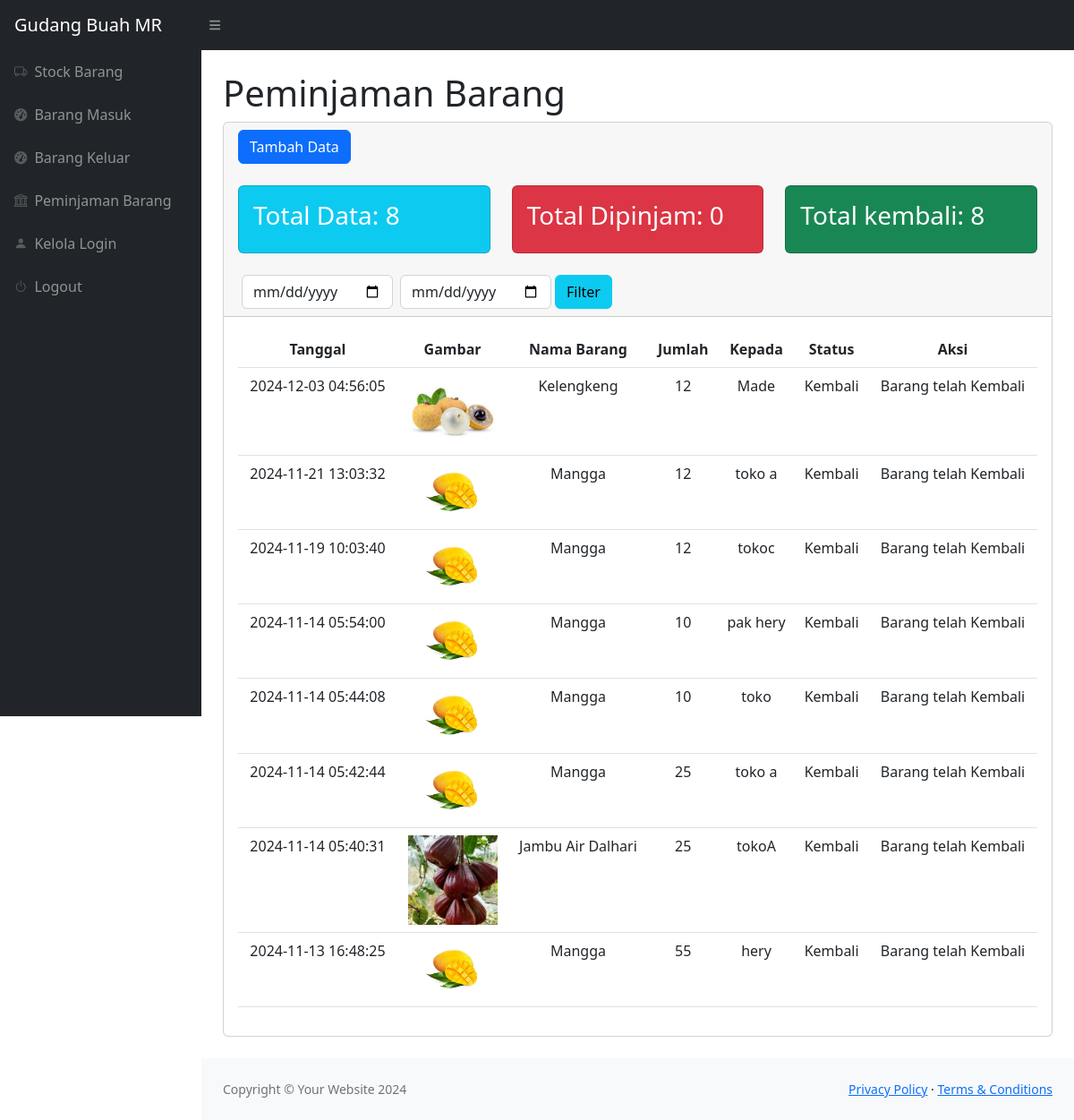
Screenshot of /peminjaman.php (signed in) with the database file from the repository.
### tables this page shows
CREATE TABLE `peminjaman` (
  `idpeminjaman` int(11) NOT NULL,
  `idbarang` int(11) NOT NULL,
  `tanggalpinjam` timestamp NOT NULL DEFAULT current_timestamp(),
  `qty` int(11) NOT NULL,
  `peminjam` varchar(100) NOT NULL,
  `status` varchar(20) NOT NULL DEFAULT 'Dipinjam'
);

CREATE TABLE `stock` (
  `idbarang` int(11) NOT NULL,
  `namabarang` varchar(255) NOT NULL,
  `deskripsi` varchar(255) NOT NULL,
  `stock` int(11) NOT NULL,
  `image` varchar(255) DEFAULT NULL
);

### peminjaman.php (the view, shortened to what this page needs)
<?php
require 'function.php';
$get1 = mysqli_query($conn,"select * from peminjaman");
$count1 = mysqli_num_rows($get1);
$get2 = mysqli_query($conn,"select * from peminjaman where status='Dipinjam'");
$count2 = mysqli_num_rows($get2);
$get3 = mysqli_query($conn,"select * from peminjaman where status='Kembali'");
$count3 = mysqli_num_rows($get3);
?>
<!DOCTYPE html>
<html lang="en">
    <head>
        <link rel="stylesheet" href="https://cdn.datatables.net/2.1.8/css/dataTables.dataTables.css" />
        <link rel="stylesheet" href="https://cdn.jsdelivr.net/npm/bootstrap-icons@1.11.3/font/bootstrap-icons.min.css">
        <link href="css/styles.css" rel="stylesheet" />
    </head>
    <body class="sb-nav-fixed">
        <nav class="sb-topnav navbar navbar-expand navbar-dark bg-dark">
            <a class="navbar-brand ps-3" href="index.php">Gudang Buah MR</a>
            <button class="btn btn-link btn-sm order-1 order-lg-0 me-4 me-lg-0" id="sidebarToggle" href="#!"><i class="fas fa-bars"></i></button>
        </nav>
        <div id="layoutSidenav">
            <div id="layoutSidenav_nav">
                <nav class="sb-sidenav accordion sb-sidenav-dark" id="sidenavAccordion">
                    <div class="sb-sidenav-menu">
                        <div class="nav">
                             <a class="nav-link" href="index.php">
                                <div class="sb-nav-link-icon"><i class="bi bi-truck"></i></div>
                                Stock Barang
                            </a>
                            <a class="nav-link" href="masuk.php">
                                <div class="sb-nav-link-icon"><i class="fas fa-tachometer-alt"></i></div>
                                Barang Masuk
                            </a>
                            <a class="nav-link" href="keluar.php">
                                <div class="sb-nav-link-icon"><i class="fas fa-tachometer-alt"></i></div>
                                Barang Keluar
                            </a>
                            <a class="nav-link" href="peminjaman.php">
                                <div class="sb-nav-link-icon"><i class="bi bi-bank"></i></div>
                                Peminjaman Barang
                            </a>
                            <a class="nav-link" href="admin.php">
                                <div class="sb-nav-link-icon"><i class="bi bi-person-fill"></i></div>
                                Kelola Login
                            </a>
                            <a class="nav-link" href="logout.php">
                                <div class="sb-nav-link-icon"><i class="bi bi-power"></i></div>
                                Logout
                            </a>
                        </div>
                    </div>
                </nav>
            </div>
            <div id="layoutSidenav_content">
                <main>
                    <div class="container-fluid px-4">
                        <h1 class="mt-4">Peminjaman Barang</h1>
                        <div class="card mb-4">
                        <div class="card-header">
                            <button type="button" class="btn btn-primary" data-bs-toggle="modal" data-bs-target="#myModal">
                                Tambah Data
                            </button>
                             <br>
                             <div class="row mt-4">
                                <div class="col">
                                    <div class="card bg-info text-white p-3"><h3>Total Data: <?=$count1;?></h3></div>
                                </div>
                                <div class="col">
                                    <div class="card bg-danger text-white p-3"><h3>Total Dipinjam: <?=$count2;?></h3></div>
                                </div>
                                <div class="col">
                                    <div class="card bg-success text-white p-3"><h3>Total kembali: <?=$count3;?></h3></div>
                                </div>
                             </div>
                            <div class="row mt-4">
                                <div class="col-3">
                                    <form method="post" class="d-flex align-items-center">
                                        <input type="date" name="tgl_mulai" class="form-control mx-1">
                                        <input type="date" name="tgl_selesai" class="form-control mx-1">
                                        <button type="submit" name="filter_tgl" class="btn btn-info">Filter</button>
                                    </form>
                                </div>
                            </div>
                        </div>
                        <div class="card-body">
                            <table id="datatablesSimple" class="table">
                                <thead>
                                    <tr>
                                        <th class="text-center">Tanggal</th>
                                        <th class="text-center">Gambar</th>
                                        <th class="text-center">Nama Barang</th>
                                        <th class="text-center">Jumlah</th>
                                        <th class="text-center">Kepada</th>
                                        <th class="text-center">Status</th>
                                        <th class="text-center">Aksi</th>
                                    </tr>
                                </thead>
                                <tbody>
                                    <?php
                                    if(isset($_POST['filter_tgl'])){
                                    $mulai =  $_POST['tgl_mulai'];
                                    $selesai =  $_POST['tgl_selesai'];
                                    if($mulai!=null || $selesai!=null ){
                                      $ambilsemuadatastock = mysqli_query($conn, "SELECT * FROM peminjaman p, stock s where s.idbarang = p.idbarang and tanggal BETWEEN '$mulai' and DATE_ADD('$selesai',INTERVAL 1 DAY) order by idpeminjaman DESC");
                                    }else{
                                      $ambilsemuadatastock = mysqli_query($conn, "SELECT * FROM peminjaman p, stock s where s.idbarang = p.idbarang order by idpeminjaman DESC");
                                    }
                                    }else{
                                        $ambilsemuadatastock = mysqli_query($conn, "SELECT * FROM peminjaman p, stock s where s.idbarang = p.idbarang order by idpeminjaman DESC ");
                                    }
                                     while ($data = mysqli_fetch_array($ambilsemuadatastock)) {
                                        $idk = $data['idpeminjaman'];
                                        $tanggal = $data['tanggalpinjam'];
                                        $namabarang = $data['namabarang'];
                                        $qty = $data['qty'];
                                        $penerima = $data['peminjam'];
                                        $status = $data['status'];
                                        $gambar = $data['image'];
                                        if($gambar==null){
                                            $img = 'No Photo';
                                        }else{
                                            $img = '<img src="images/'.$gambar.'" class="zoomable">';
                                        }
                                    ?>
                                    <tr>
                                        <td class="text-center"><?= $tanggal; ?></td>
                                        <td class="text-center"><?= $img; ?></td>
                                        <td class="text-center"><?= $namabarang; ?></td>
                                        <td class="text-center"><?= $qty; ?></td>
                                        <td class="text-center"><?= $penerima; ?></td>
                                        <td class="text-center"><?= $status; ?></td>
                                        <td class="text-center">
                                        <?php
                                        if($status == 'Dipinjam') {
                                            echo '<button type="button" class="btn btn-success" data-bs-toggle="modal" data-bs-target="#editModal'.$idk.'">
                                                    Selesai
                                                  </button>';
                                        } else {
                                            echo 'Barang telah Kembali';
                                        }
                                        ?>
                                        </td>
                                    </tr>
                                    <?php
                                    }
                                    ?>
                                </tbody>
                            </table>
                        </div>
                    </div>
                </main>
                <footer class="py-4 bg-light mt-auto">
                    <div class="container-fluid px-4">
                        <div class="d-flex align-items-center justify-content-between small">
                            <div class="text-muted">Copyright &copy; Your Website 2024</div>
                            <div>
                                <a href="#">Privacy Policy</a>
                                &middot;
                                <a href="#">Terms &amp; Conditions</a>
                            </div>
                        </div>
                    </div>
                </footer>
            </div>
        </div>
    </body>
</html>

### peminjaman.php (style rules this page uses)
.zoomable { width: 100px; }

### rows the page displays
peminjaman: tanggalpinjam "2024-12-03 04:56:05", idbarang.image (picture), idbarang.namabarang "Kelengkeng", qty "12", peminjam "Made", status "Kembali", shows "Barang telah Kembali"
peminjaman: tanggalpinjam "2024-11-21 13:03:32", idbarang.image (picture), idbarang.namabarang "Mangga", qty "12", peminjam "toko a", status "Kembali", shows "Barang telah Kembali"
peminjaman: tanggalpinjam "2024-11-19 10:03:40", idbarang.image (picture), idbarang.namabarang "Mangga", qty "12", peminjam "tokoc", status "Kembali", shows "Barang telah Kembali"
peminjaman: tanggalpinjam "2024-11-14 05:54:00", idbarang.image (picture), idbarang.namabarang "Mangga", qty "10", peminjam "pak hery", status "Kembali", shows "Barang telah Kembali"
peminjaman: tanggalpinjam "2024-11-14 05:44:08", idbarang.image (picture), idbarang.namabarang "Mangga", qty "10", peminjam "toko", status "Kembali", shows "Barang telah Kembali"
peminjaman: tanggalpinjam "2024-11-14 05:42:44", idbarang.image (picture), idbarang.namabarang "Mangga", qty "25", peminjam "toko a", status "Kembali", shows "Barang telah Kembali"
peminjaman: tanggalpinjam "2024-11-14 05:40:31", idbarang.image (picture), idbarang.namabarang "Jambu Air Dalhari", qty "25", peminjam "tokoA", status "Kembali", shows "Barang telah Kembali"
peminjaman: tanggalpinjam "2024-11-13 16:48:25", idbarang.image (picture), idbarang.namabarang "Mangga", qty "55", peminjam "hery", status "Kembali", shows "Barang telah Kembali"

### other values shown
$count1 "8"
$count2 "0"
$count3 "8"
